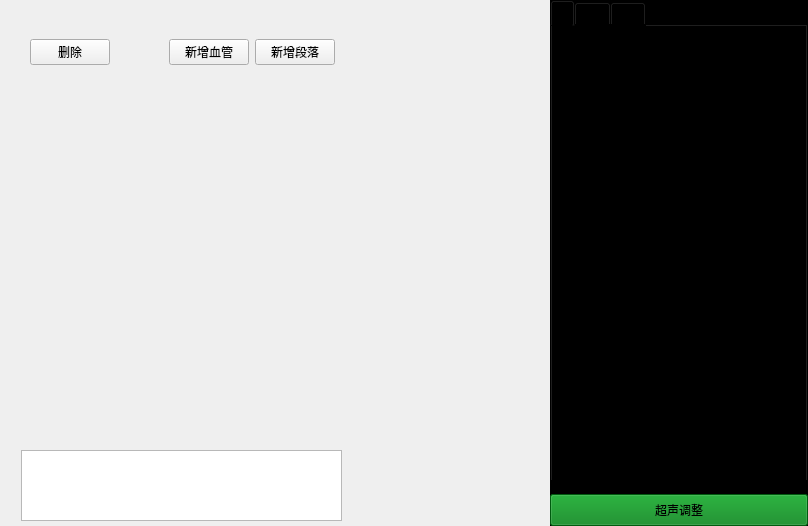
<?xml version="1.0" encoding="UTF-8"?>
<ui version="4.0">
 <class>VeinConfig</class>
 <widget class="qMRMLWidget" name="VeinConfig">
  <property name="geometry">
   <rect>
    <x>0</x>
    <y>0</y>
    <width>808</width>
    <height>526</height>
   </rect>
  </property>
  <layout class="QHBoxLayout" name="horizontalLayout_2" stretch="5,3,4">
   <property name="leftMargin">
    <number>21</number>
   </property>
   <property name="topMargin">
    <number>0</number>
   </property>
   <property name="rightMargin">
    <number>0</number>
   </property>
   <property name="bottomMargin">
    <number>0</number>
   </property>
   <item>
    <layout class="QVBoxLayout" name="verticalLayout_2" stretch="2,8">
     <item>
      <widget class="QWidget" name="widget_1" native="true">
       <layout class="QHBoxLayout" name="horizontalLayout">
        <item>
         <widget class="QPushButton" name="btn_delete">
          <property name="text">
           <string>删除</string>
          </property>
         </widget>
        </item>
        <item>
         <spacer name="horizontalSpacer">
          <property name="orientation">
           <enum>Qt::Horizontal</enum>
          </property>
          <property name="sizeHint" stdset="0">
           <size>
            <width>418</width>
            <height>20</height>
           </size>
          </property>
         </spacer>
        </item>
        <item>
         <widget class="QPushButton" name="btn_add_vein">
          <property name="text">
           <string>新增血管</string>
          </property>
         </widget>
        </item>
        <item>
         <widget class="QPushButton" name="btn_add_segment">
          <property name="text">
           <string>新增段落</string>
          </property>
         </widget>
        </item>
       </layout>
      </widget>
     </item>
     <item>
      <widget class="QWidget" name="widget_left" native="true">
       <widget class="QPlainTextEdit" name="shared_textbox">
        <property name="geometry">
         <rect>
          <x>0</x>
          <y>340</y>
          <width>321</width>
          <height>71</height>
         </rect>
        </property>
       </widget>
      </widget>
     </item>
    </layout>
   </item>
   <item>
    <widget class="QWidget" name="widget_mid" native="true"/>
   </item>
   <item>
    <widget class="QWidget" name="widget_right" native="true">
     <property name="styleSheet">
      <string notr="true">background-color: rgb(0, 0, 0);</string>
     </property>
     <layout class="QVBoxLayout" name="verticalLayout">
      <property name="spacing">
       <number>12</number>
      </property>
      <property name="leftMargin">
       <number>0</number>
      </property>
      <property name="topMargin">
       <number>0</number>
      </property>
      <property name="rightMargin">
       <number>0</number>
      </property>
      <property name="bottomMargin">
       <number>0</number>
      </property>
      <item>
       <widget class="QTabWidget" name="tabWidget">
        <property name="currentIndex">
         <number>0</number>
        </property>
        <widget class="QWidget" name="tabWidgetPage1">
         <attribute name="title">
          <string/>
         </attribute>
         <layout class="QVBoxLayout" name="verticalLayout_3">
          <property name="leftMargin">
           <number>0</number>
          </property>
          <property name="topMargin">
           <number>0</number>
          </property>
          <property name="rightMargin">
           <number>0</number>
          </property>
          <property name="bottomMargin">
           <number>0</number>
          </property>
          <item>
           <widget class="QWidget" name="widget" native="true"/>
          </item>
         </layout>
        </widget>
        <widget class="QWidget" name="tab">
         <attribute name="title">
          <string>页</string>
         </attribute>
         <layout class="QVBoxLayout" name="verticalLayout_4">
          <property name="leftMargin">
           <number>0</number>
          </property>
          <property name="topMargin">
           <number>0</number>
          </property>
          <property name="rightMargin">
           <number>0</number>
          </property>
          <property name="bottomMargin">
           <number>0</number>
          </property>
          <item>
           <widget class="QWidget" name="widget_2" native="true"/>
          </item>
         </layout>
        </widget>
        <widget class="QWidget" name="tab_2">
         <attribute name="title">
          <string>页</string>
         </attribute>
         <layout class="QVBoxLayout" name="verticalLayout_5">
          <item>
           <widget class="QWidget" name="widget_3" native="true"/>
          </item>
         </layout>
        </widget>
       </widget>
      </item>
      <item>
       <widget class="QPushButton" name="btn_ul_adjust">
        <property name="minimumSize">
         <size>
          <width>0</width>
          <height>32</height>
         </size>
        </property>
        <property name="styleSheet">
         <string notr="true">background-color: rgb(0, 127, 21);</string>
        </property>
        <property name="text">
         <string>超声调整</string>
        </property>
       </widget>
      </item>
     </layout>
    </widget>
   </item>
  </layout>
 </widget>
 <customwidgets>
  <customwidget>
   <class>qMRMLWidget</class>
   <extends>QWidget</extends>
   <header>qMRMLWidget.h</header>
   <container>1</container>
  </customwidget>
 </customwidgets>
 <resources/>
 <connections/>
</ui>
